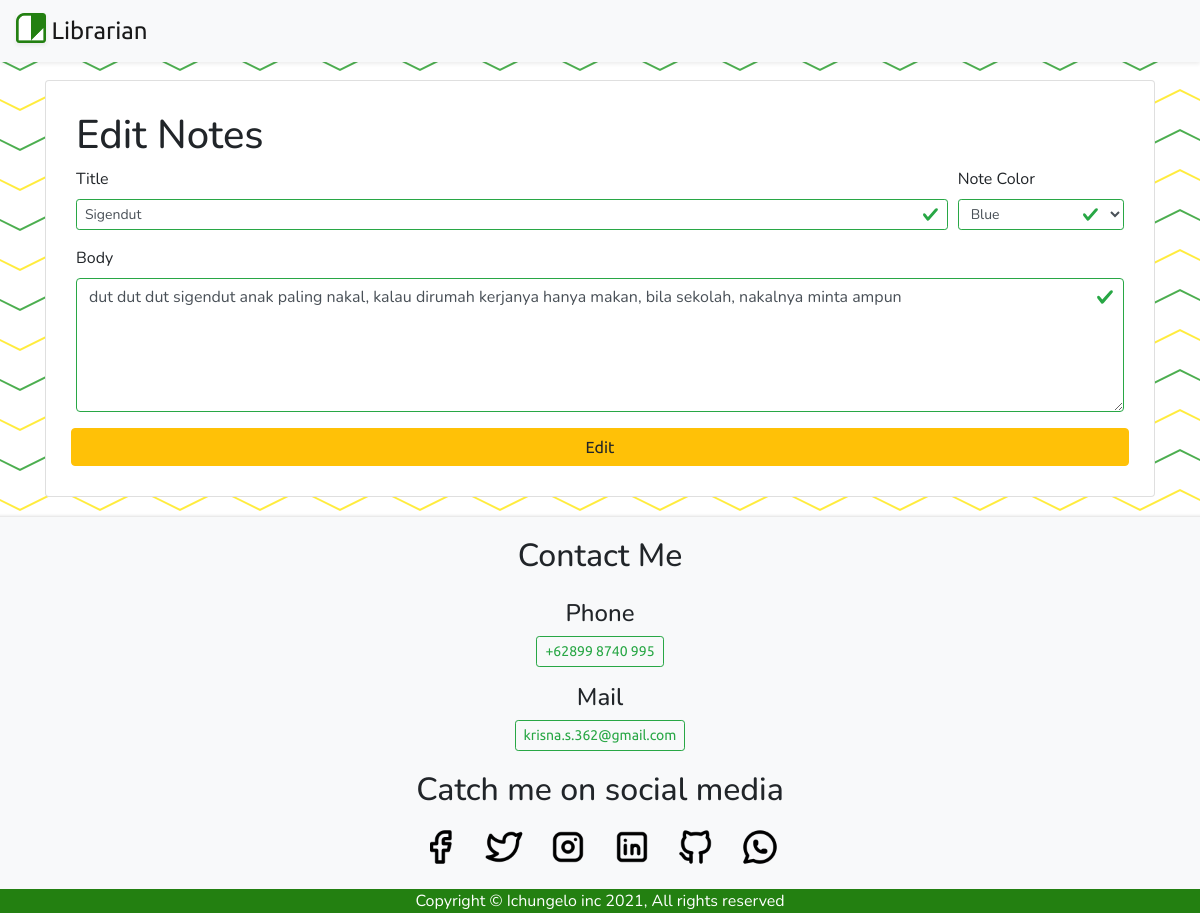
The app's page /notes.php?id=24 with its own data.
### tables this page shows
CREATE TABLE `notes` (
  `id` int(16) NOT NULL,
  `title` varchar(128) NOT NULL,
  `body` text NOT NULL,
  `backgroundColor` enum('background-color: #FFFFFF','background-color: #EF93FF','background-color: #FBA39D','background-color: #66CFFF','background-color: #FFE893') NOT NULL DEFAULT 'background-color: #FFFFFF',
  `createdAt` datetime NOT NULL,
  `updatedAt` datetime NOT NULL
);

### handler.php (called while the page is built, shortened)
<?php
include("config.php");
if (isset($_GET['id'])) {
  $id = $_GET['id'];
  $getNoteByIdQuery = "SELECT * FROM notes WHERE id = '$id'";
  $getNoteByIdHandler = mysqli_query($connection, $getNoteByIdQuery) or die(mysqli_error($connection));
  $editNote = mysqli_fetch_assoc($getNoteByIdHandler);
}
?>

### notes.php (the view, shortened to what this page needs)
<?php
include('handler.php');
?>
<!doctype html>
<html lang="en">
  <head>
    <link rel="stylesheet" href="https://cdn.jsdelivr.net/npm/bootstrap@4.6.1/dist/css/bootstrap.min.css">
    <link rel="stylesheet" href="./style.css">
  </head>
  <body>
    <nav class="navbar navbar-expand-sm navbar-light bg-light shadow-sm nav-custom" >
      <a class="navbar-brand brand-name" href="./index.php">
        <img src="./assets/img/Group 3.png" width="30" height="30" class="d-inline-block align-top shadow-sm" alt="">
         Librarian
      </a>
    </nav>
    <section class="container">
      <div class="card">
        <div class="card-body">
          <form class="was-validated" method="POST">
            <h1><?= isset($id) === true ? "Edit" : "Add" ?> Notes</h1>
            <div class="form-row">
            <div class="behind-nav form-group col-lg-10">
              <label>Title</label>
              <input type="text" class="form-control form-control-sm" name="title" placeholder="Insert Title" value="<?= isset($id) === true ? $editNote['title'] : '' ?>" required>
            </div>
            <div class="behind-nav form-group col-lg-2">
              <label>Note Color</label>
              <?php
              $background = isset($id) === true ? $editNote['backgroundColor'] : ""
              ?>
              <select class="form-control form-control-sm" id="inlineFormCustomSelect" name="backgroundColor" require>
                <option value="background-color: #66CFFF" style="background-color: #66CFFF;" <?= $background === "background-color: #66CFFF" ? "selected" : "" ?>>Blue</option>
              </select>
            </div>
            <div class="behind-nav form-group col-12">
              <label>Body</label>
              <textarea class="form-control" name="body" rows="5" required><?= isset($id) === true ? $editNote['body'] : '' ?></textarea>
            </div>
            <button type="submit" class="btn btn-warning ml-auto btn-block" name="<?= isset($id) === true ? "edit" : "add" ?>"><?= isset($id) === true ? "Edit" : "Add" ?></button>
            </div>
          </form>
        </div>
      </div>
    </section>
    <footer class="text-center bg-light row">
      <h2 class="col-12">Contact Me</h2>
      <div class="col-12 mt-3">
        <h4>Phone</h4>
        <a href="tel:+628998740995" class="btn btn-outline-success btn-sm">+62899 8740 995</a>
      </div>
      <div class="col-12 mt-3">
        <h4>Mail</h4>
        <a href="mailto:krisna.s.362@gmail.com" class="btn btn-outline-success btn-sm">krisna.s.362@gmail.com</a>
      </div>
      <div class="col-12">
        <h2>Catch me on social media</h2>
        <div class="about-content">
          <a href="https://web.facebook.com/ichungelo/" target="_blank"><img class="about-social-icon" src="/assets/img/tabler-icon-brand-facebook.png" alt="facebook-icon"></a>
          <a href="https://twitter.com/ichungelo" target="_blank"><img class="about-social-icon" src="/assets/img/tabler-icon-brand-twitter.png" alt="twitter-icon"></a>
          <a href="https://www.instagram.com/ichungelo/" target="_blank"><img class="about-social-icon" src="/assets/img/tabler-icon-brand-instagram.png" alt="instagram-icon"></a>
          <a href="https://www.linkedin.com/in/krisna-satriadi-544aa9111/" target="_blank"><img class="about-social-icon" src="/assets/img/tabler-icon-brand-linkedin.png" alt="linkedin-icon"></a>
          <a href="https://github.com/ichungelo" target="_blank"><img class="about-social-icon" src="/assets/img/tabler-icon-brand-github.png" alt="github-icon"></a>
          <a href="https://api.whatsapp.com/send?phone=628998740995&text=Hi" target="_blank"><img class="about-social-icon" src="/assets/img/tabler-icon-brand-whatsapp.png" alt="wa-icon"></a>
        </div>
      </div>
      <div class="col-12" style="background-color: #238011; margin: 12px 0 0 0; color: white">
        Copyright &#169 Ichungelo inc 2021, All rights reserved
      </div>
    </footer>
  </body>
</html>

### style.css (style rules this page uses)
* { font-family: 'Nunito', sans-serif; }
.nav-custom { position: fixed; width: 100%; box-shadow: 0px 2px 5px; }
section { padding-top: 5rem; }
a, button { font-family: 'Ubuntu', sans-serif; }
h2 { padding: 20px 0 0 0 }
.card { position: unset; background-size: contain; background-position: bottom; background-repeat: no-repeat; padding: 10px; }
.behind-nav { position: unset; }
.brand-name { font-size: x-large; }
footer { margin: 20px 0 0 0; box-shadow: 0 2px 5px gray; }
.about-social-icon { width: 40px; height: 40px; margin: 10px; border-radius: 20%; }

### records on screen
notes: title "Sigendut", backgroundColor "Blue", body "dut dut dut sigendut anak paling nakal, kalau dirumah kerjanya hanya makan, bila sekolah, nakalnya minta ampun"
